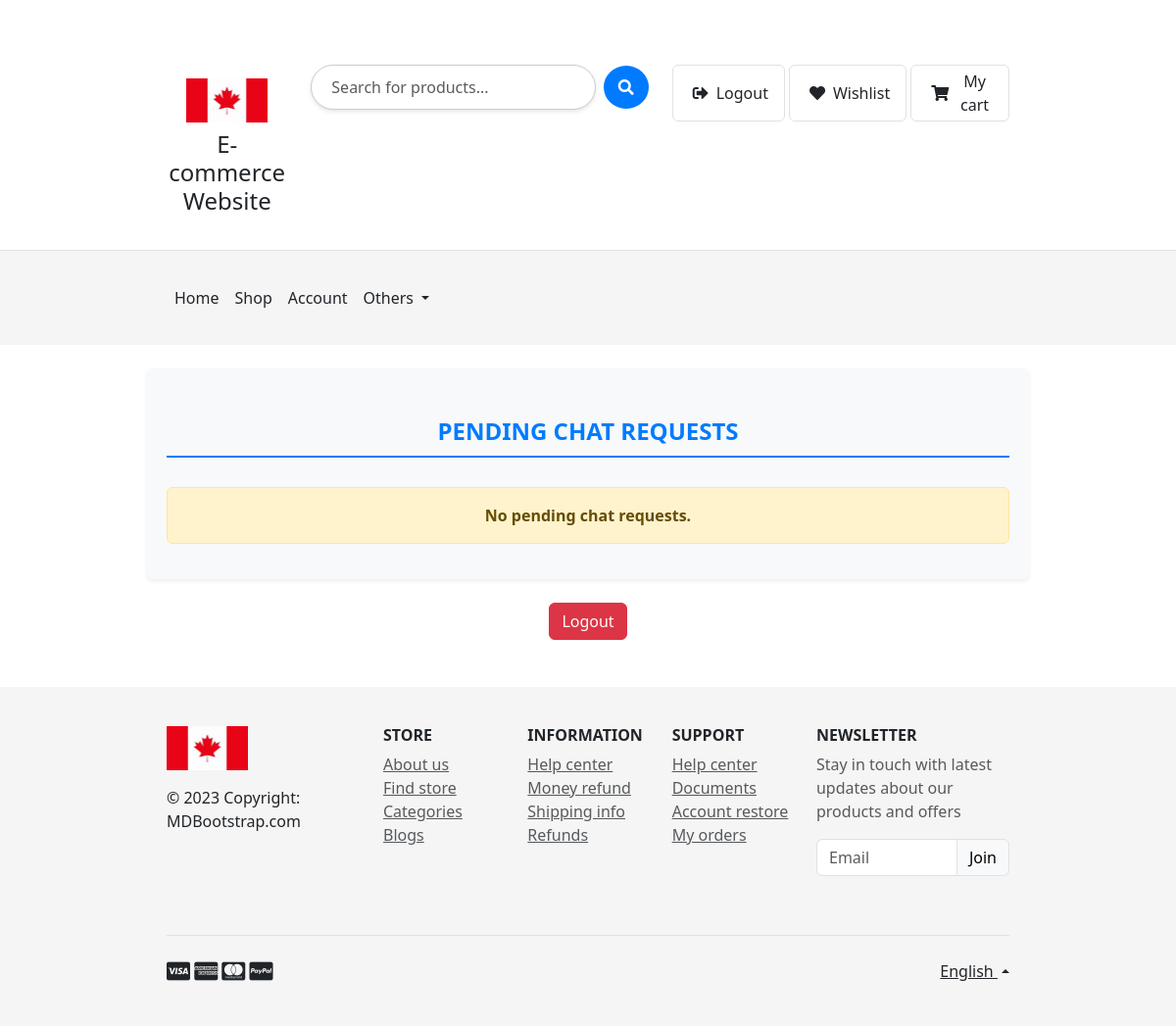
The page /agent-requests/ (signed in) on the database its author committed.
### product/models.py (models this page shows, shortened)
class SiteSetting(models.Model):
    site_title = models.CharField(max_length=255)
    logo = models.ImageField(upload_to='logos/', blank=True, null=True)
    updated_at = models.DateTimeField(auto_now=True)

### product/decorators.py (the view)
    def _wrapped_view(request, *args, **kwargs):
        if request.user.is_authenticated:
            try:
                agent = get_object_or_404(
                    Agent, username=request.user.username)
                return view_func(request, *args, **kwargs)
            except Agent.DoesNotExist:
                return HttpResponseForbidden("You do not have access to this page.")
        else:
            return redirect('agent_login')

### product/context_processors.py (called while the page is built, shortened)
def site_settings(request):
    site_settings, created = SiteSetting.objects.get_or_create(
        defaults={'site_title': 'Medicine E-commerce Website'}
    )
    return {'site_settings': site_settings}

def cart_items_count(request):
    if request.user.is_authenticated:
        cart, _ = Cart.objects.get_or_create(user=request.user)
    return {'cart_items_count': cart.items.count()}

### product/views.py (called while the page is built, shortened)
@agent_required
def agent_chat_requests_view(request):
    agent_username = request.session.get('agent_username')
    agent = get_object_or_404(Agent, username=agent_username)
    chat_requests = ChatRequest.objects.filter(agent=agent, accepted=False)
    return render(request, 'chat/agent_chat_requests.html', {'chat_requests': chat_requests})

### product/templates/chat/agent_chat_requests.html (shortened to what this page needs)
{% extends 'base.html' %}
{% load tz %}
{% block content %}
<div class="container my-4 bg-light text-black rounded shadow-sm">
    <h4 class="text-center mb-4 title">Pending Chat Requests</h4>
    {% if chat_requests %}
        <form method="POST">
            {% csrf_token %}
            <div class="table-responsive" style="max-height: 400px; overflow-y: auto;">
                <table class="table table-hover table-bordered">
                    <thead class="table-dark">
                        <tr>
                            <th scope="col">Serial No.</th>
                            <th scope="col">Name</th>
                            <th scope="col">Phone</th>
                            <th scope="col">Email</th>
                            <th scope="col">Request Time</th>
                            <th scope="col">Action</th>
                        </tr>
                    </thead>
                    <tbody>
                        {% for request in chat_requests %}
                            <tr>
                                <td>{{ forloop.counter }}</td>
                                <td>
                                    {% if request.user %}
                                        {{ request.user.first_name }} {{ request.user.last_name }}
                                    {% else %}
                                        {{ request.guest_name }}
                                    {% endif %}
                                </td>
                                <td>
                                    {% if request.user %}
                                        {{ request.user.profile.mobile }}
                                    {% else %}
                                        {{ request.guest_phone }}
                                    {% endif %}
                                </td>
                                <td>
                                    {% if request.user %}
                                        {{ request.user.username }}
                                    {% else %}
                                        {{ request.guest_email }}
                                    {% endif %}
                                </td>
                                <td>{{ request.timestamp|localtime }}</td>
                                <td>
                                    <button type="submit" name="request_id" value="{{ request.id }}" class="btn btn-success">Accept</button>
                                </td>
                            </tr>
                        {% endfor %}
                    </tbody>
                </table>
            </div>
        </form>
    {% else %}
        <div class="alert alert-warning text-center" role="alert">
            No pending chat requests.
        </div>
    {% endif %}
</div>
<div class="text-center mt-4">
    <form action="{% url 'agent_logout' %}" method="post" style="display:inline;">
        <button type="submit" class="btn btn-danger">Logout</button>
    </form>
</div>
{% endblock %}

### product/templates/base.html (shortened to what this page needs)
<!DOCTYPE html>
<html lang="en">
<head>
  <link href="https://cdn.jsdelivr.net/npm/bootstrap@5.3.0/dist/css/bootstrap.min.css" rel="stylesheet">
  <link rel="stylesheet" href="https://cdnjs.cloudflare.com/ajax/libs/font-awesome/6.0.0/css/all.min.css">
  <link rel="stylesheet" href="https://cdnjs.cloudflare.com/ajax/libs/font-awesome/5.15.4/css/all.min.css">
</head>
<body>
  <header>
    <div class="p-3 text-center bg-white border-bottom">
      <div class="container">
        <div class="row gy-3">
          <div class="col-lg-2 col-sm-4 col-4 text-center">
            <a href="#" class="d-block">
                {% if site_settings.logo %}
                    <img src="{{ site_settings.logo.url }}" alt="Site Logo" class="img-fluid mb-2" style="height: 45px;">
                {% endif %}
            </a>
            <h1 class="h4 mb-0">{{ site_settings.site_title }}</h1>
        </div>
          <div class="order-lg-last col-lg-5 col-sm-8 col-8">
            <div class="d-flex float-end">
                {% if user.is_authenticated %}
                    <a href="{% url 'logout' %}" class="me-1 border rounded py-1 px-3 nav-link d-flex align-items-center">
                        <i class="fas fa-sign-out-alt m-1 me-md-2"></i>
                        <p class="d-none d-md-block mb-0">Logout</p>
                    </a>
                {% endif %}
                <a href="{% url 'wishlist_view' %}" class="me-1 border rounded py-1 px-3 nav-link d-flex align-items-center">
                    <i class="fas fa-heart m-1 me-md-2"></i>
                    <p class="d-none d-md-block mb-0">Wishlist</p>
                </a>
                <a href="{% url 'view_cart' %}" class="border rounded py-1 px-3 nav-link d-flex align-items-center position-relative">
                    <i class="fas fa-shopping-cart m-1 me-md-2"></i>
                    <p class="d-none d-md-block mb-0">My cart</p>
                </a>
            </div>
        </div>
          <div class="col-lg-5 col-md-12 col-12">
            <div class="search-container d-flex justify-content-center align-items-center">
                <input type="search" id="searchInput" class="form-control search-input" placeholder="Search for products..." />
                <button type="button" class="btn search-btn ms-2">
                    <i class="fas fa-search"></i>
                </button>
            </div>
        </div>
        </div>
      </div>
    </div>
    <nav class="navbar navbar-expand-lg navbar-light" style="background-color: #f5f5f5;">
      <div class="container">
        <div class="collapse navbar-collapse" id="navbarNav">
          <ul class="navbar-nav me-auto mb-2 mb-lg-0">
            <li class="nav-item">
              <a href="{% url 'home' %}" class="nav-link text-dark" >Home</a>
            </li>
              <a  class="nav-link text-dark" href="{% url 'product_list' %}">Shop</a>
            <li class="nav-item">
              <a class="nav-link text-dark" href="{% url 'profile' %}">Account</a>
            </li>
            <li class="nav-item dropdown">
              <a class="nav-link dropdown-toggle text-dark" href="#" id="navbarDropdown" role="button" data-bs-toggle="dropdown" aria-expanded="false">
                Others
              </a>
            </li>
          </ul>
        </div>
      </div>
    </nav>
  </header>
  <div class="mt-3 mb-5">
  {% block content %}
  {% endblock %}
</div>
  <footer class="text-center text-lg-start text-muted mt-3" style="background-color: #f5f5f5;">
    <section class="">
      <div class="container text-center text-md-start pt-4 pb-4">
        <div class="row mt-3">
          <div class="col-12 col-lg-3 col-sm-12 mb-2">
            <a href="https://mdbootstrap.com/" target="_blank" class="">
              {% if site_settings.logo %}
              <img src="{{ site_settings.logo.url }}" alt="Site Logo" class="img-fluid mb-2" style="height: 45px;">
          {% endif %}
            </a>
            <p class="mt-2 text-dark">
              © 2023 Copyright: MDBootstrap.com
            </p>
          </div>
          <div class="col-6 col-sm-4 col-lg-2">
            <h6 class="text-uppercase text-dark fw-bold mb-2">
              Store
            </h6>
            <ul class="list-unstyled mb-4">
              <li><a class="text-muted" href="#">About us</a></li>
              <li><a class="text-muted" href="#">Find store</a></li>
              <li><a class="text-muted" href="#">Categories</a></li>
              <li><a class="text-muted" href="#">Blogs</a></li>
            </ul>
          </div>
          <div class="col-6 col-sm-4 col-lg-2">
            <h6 class="text-uppercase text-dark fw-bold mb-2">
              Information
            </h6>
            <ul class="list-unstyled mb-4">
              <li><a class="text-muted" href="#">Help center</a></li>
              <li><a class="text-muted" href="#">Money refund</a></li>
              <li><a class="text-muted" href="#">Shipping info</a></li>
              <li><a class="text-muted" href="#">Refunds</a></li>
            </ul>
          </div>
          <div class="col-6 col-sm-4 col-lg-2">
            <h6 class="text-uppercase text-dark fw-bold mb-2">
              Support
            </h6>
            <ul class="list-unstyled mb-4">
              <li><a class="text-muted" href="#">Help center</a></li>
              <li><a class="text-muted" href="#">Documents</a></li>
              <li><a class="text-muted" href="#">Account restore</a></li>
              <li><a class="text-muted" href="#">My orders</a></li>
            </ul>
          </div>
          <div class="col-12 col-sm-12 col-lg-3">
            <h6 class="text-uppercase text-dark fw-bold mb-2">Newsletter</h6>
            <p class="text-muted">Stay in touch with latest updates about our products and offers</p>
            <div class="input-group mb-3">
              <input type="email" class="form-control border" placeholder="Email" aria-label="Email" aria-describedby="button-addon2" />
              <button class="btn btn-light border shadow-0" type="button" id="button-addon2" data-mdb-ripple-color="dark">
                Join
              </button>
            </div>
          </div>
        </div>
      </div>
    </section>
    <div class="">
      <div class="container">
        <div class="d-flex justify-content-between py-4 border-top">
          <div>
            <i class="fab fa-lg fa-cc-visa text-dark"></i>
            <i class="fab fa-lg fa-cc-amex text-dark"></i>
            <i class="fab fa-lg fa-cc-mastercard text-dark"></i>
            <i class="fab fa-lg fa-cc-paypal text-dark"></i>
          </div>
          <div class="dropdown dropup">
            <a class="dropdown-toggle text-dark" href="#" id="Dropdown" role="button" data-mdb-toggle="dropdown" aria-expanded="false"> English </a>
          </div>
        </div>
      </div>
    </div>
  </footer>
</body>
</html>

### product/templates/base.html (style rules this page uses)
.search-container { max-width: 600px; margin: 0 auto; }
.search-input { border-radius: 30px; box-shadow: 0 2px 4px rgba(0, 0, 0, 0.1); padding: 10px 20px; border: 1px solid #ccc; transition: border 0.3s ease; }
.search-btn { border-radius: 50%; padding: 10px 15px; background-color: #007bff; color: white; border: none; cursor: pointer; transition: background-color 0.3s ease; }
.nav-link { font-weight: 500; }

### product/templates/chat/agent_chat_requests.html (style rules this page uses)
.container { max-width: 900px; margin: auto; padding: 20px; }
.title { font-weight: bold; text-transform: uppercase; color: #007bff; border-bottom: 2px solid #007bff; padding-bottom: 10px; }
.btn { transition: background-color 0.3s, transform 0.2s; }
.btn-danger { background-color: #dc3545; }
.alert { margin-top: 20px; font-weight: bold; }
.text-center { margin-top: 30px; }

### rows shown on the page
SiteSetting: logo (picture), site_title "E-commerce Website"
